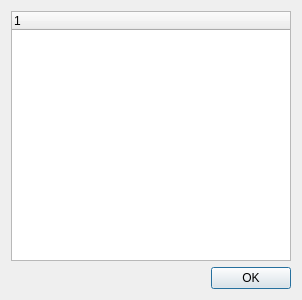
<ui version="4.0" >
 <class>ModuleChooserDialog</class>
 <widget class="QDialog" name="ModuleChooserDialog" >
  <property name="geometry" >
   <rect>
    <x>0</x>
    <y>0</y>
    <width>302</width>
    <height>300</height>
   </rect>
  </property>
  <property name="windowTitle" >
   <string>Dialog</string>
  </property>
  <layout class="QVBoxLayout" >
   <item>
    <widget class="QTreeWidget" name="m_moduleChooser" >
     <column>
      <property name="text" >
       <string>1</string>
      </property>
     </column>
    </widget>
   </item>
   <item>
    <layout class="QHBoxLayout" >
     <item>
      <spacer>
       <property name="orientation" >
        <enum>Qt::Horizontal</enum>
       </property>
       <property name="sizeHint" >
        <size>
         <width>40</width>
         <height>20</height>
        </size>
       </property>
      </spacer>
     </item>
     <item>
      <widget class="QDialogButtonBox" name="m_buttonBox" >
       <property name="standardButtons" >
        <set>QDialogButtonBox::Ok</set>
       </property>
      </widget>
     </item>
    </layout>
   </item>
  </layout>
 </widget>
 <resources/>
 <connections/>
</ui>
